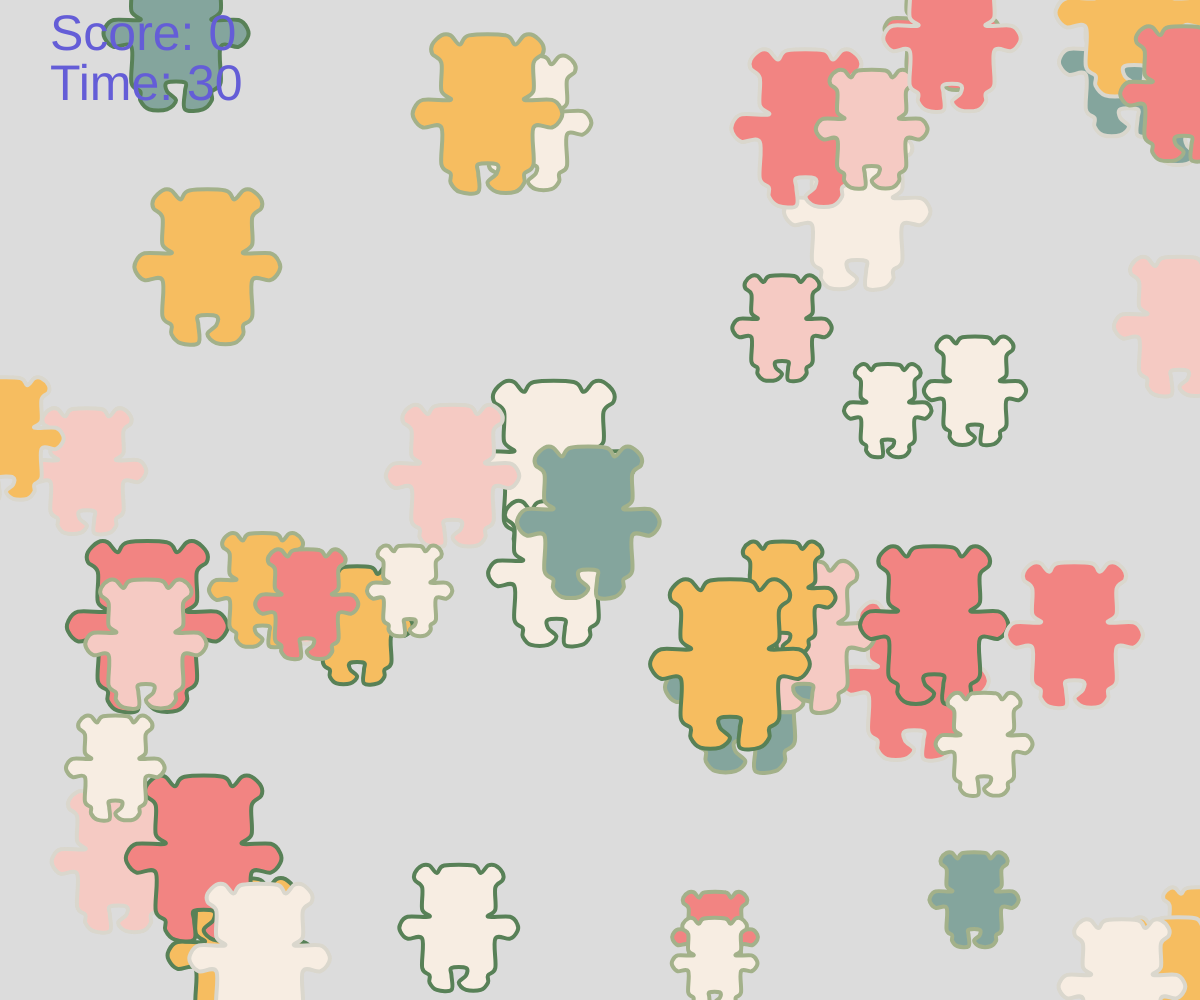
Frame 1 (no input)
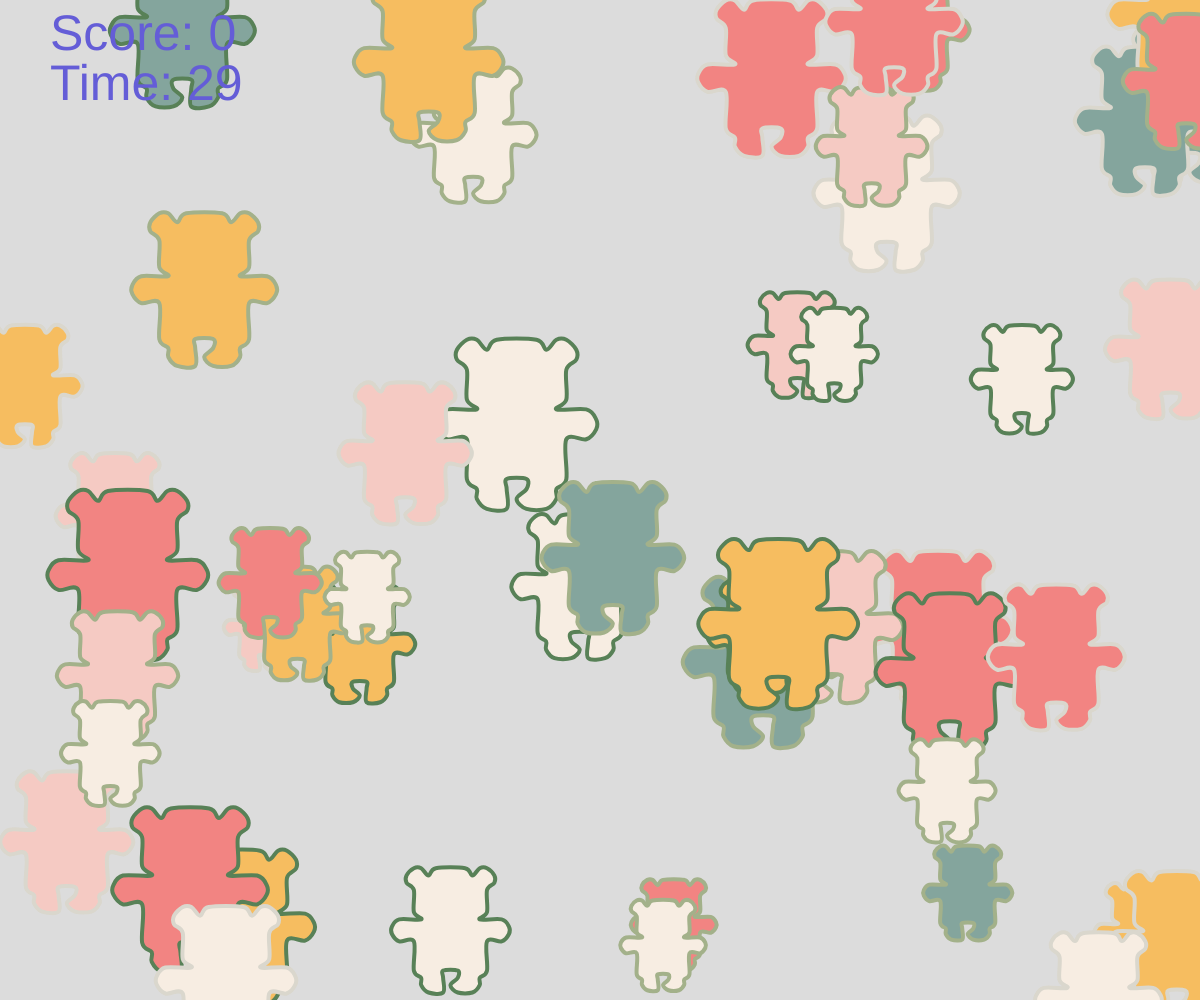
Frame 60 (no input)
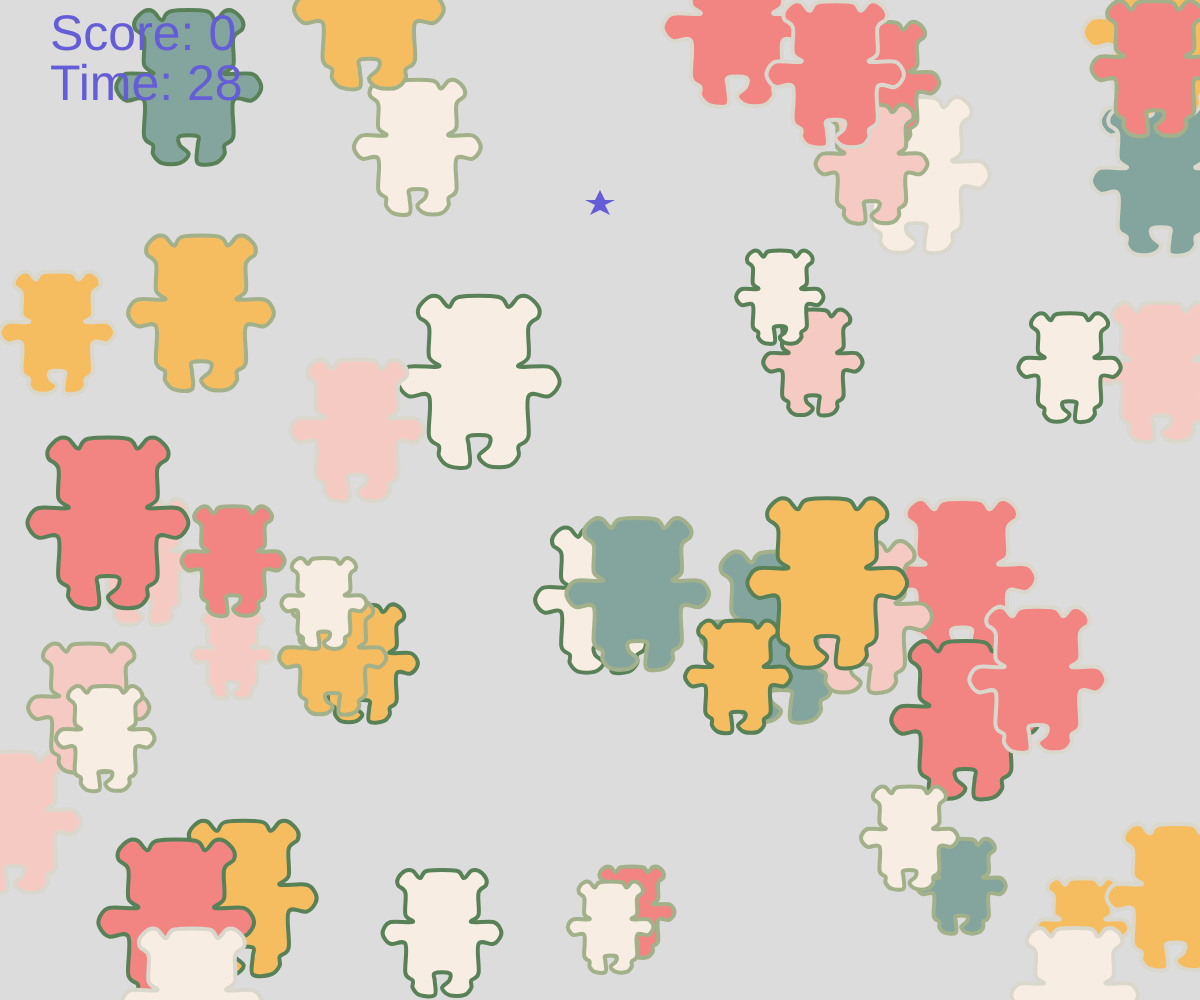
Frame 120 (the mouse pressed at the canvas centre since frame 60)

The p5.js sketch that drew these frames (run headless with seeded random() and noise() and a simulated clock; from frame 60 on, the mouse is pressed at the canvas centre):

// p5.js sketch
// ── sketch.js
let points = [[-2, 8], [2,8], [3,7],[4,8],[5,8],[6,7],[6,6],[5,5],[5,2],[4,1],[7,1],
[8,0],[8,-1],[7,-2],[5,-2],[5,-6], [4,-7], [4, -8],[3,-9],[1,-9],[0,-8],[1,-7], [1, -6],[-1,-6],
[-1,-7],[-1,-9],[-3,-9],[-4,-8],[-4,-7],[-5,-6],[-5,-2],[-7,-2],[-8,-1],[-8,0],[-7,1],[-4,1],[-5,2],[-5,5],[-6,6],
[-6,7],[-5,8],[-4,8],[-3,7],[-2,8], [2,8], [3,7],[4,8]]; //list資料
var fill_colors = "f6bd60-f7ede2-f5cac3-84a59d-f28482".split("-").map(a => "#" + a);
var line_colors = "dad7cd-a3b18a-588157".split("-").map(a => "#" + a);

// class Ball {
//   constructor() {
//     this.p = createVector(random(width), random(height)); // 随机初始位置
//     this.v = p5.Vector.random2D().mult(3); // 随机初始速度
//     this.r = 30;
//     this.fillColor = random(fill_colors);
//     this.lineColor = random(line_colors);
//   }

//   draw() {
//     push();
//     translate(this.position.x, this.position.y);
//     fill(this.fillColor);
//     stroke(this.lineColor);
//     strokeWeight(2);
//     ellipse(0, 0, this.radius * 2);
//     pop();
//   }

//   update() {
//     this.position.add(this.velocity);

//     if (this.position.x - this.radius < 0 || this.position.x + this.radius > width) {
//       this.velocity.x *= -1; // 如果球碰到左边或右边边缘，反转水平速度
//     }

//     if (this.position.y - this.radius < 0 || this.position.y + this.radius > height) {
//       this.velocity.y *= -1; // 如果球碰到上边或下边边缘，反转垂直速度
//     }
//   }

//   isHit(x, y) {
//     let d = dist(x, y, this.position.x, this.position.y);
//     return d < this.radius;
//   }
// }



//畫points所有點的物件定義
var ball
var balls = [];

let bullets = [];
let score = 0;
let gameDuration = 30; // 游戏持续时间（秒）
let startTime; // 游戏开始时间

function setup() {
  createCanvas(windowWidth, windowHeight);
  for(var i = 0 ; i < 50 ; i = i + 1){//設定迴圈，if i+1，i=0~9共繞回圈10次；if i+2，i=0,2,4,6,8
    ball = new obj({}) //產生一個obj class元件
    balls.push(ball)//把ball的物件放入（push）到balls陣列內
  }
  startTime = millis(); // 记录游戏开始时间
}

function draw() {
  background(220);

  // 游戏时间计算
  let currentTime = millis();
  let elapsedTime = (currentTime - startTime) / 1000; // 转换为秒
  let remainingTime = gameDuration - elapsedTime;
  
  if (remainingTime <= 0) {
    gameOver();
    return;
  }

  // 绘制和更新球
  for (let ball of balls) {
    ball.draw(); // 绘制球
    ball.update(); // 更新球的位置

    for (let bullet of bullets) {
      if (ball.isHit(bullet.p.x, bullet.p.y)) {
        balls.splice(balls.indexOf(ball), 1);
        bullets.splice(bullets.indexOf(bullet), 1);
        score = score + 2;
      }
    }
  }

  // 绘制和更新子弹
  for (let bullet of bullets) {
    bullet.draw(); // 绘制子弹
    bullet.update(); // 更新子弹的位置
  }

  // 绘制得分和剩余时间
  textSize(50);
  fill("#645DD7");
  text("Score: " + score, 50, 50);
  text("Time: " + ceil(remainingTime), 50, 100);
}

function mousePressed() {
  bullets.push(new Bullet());
}

function gameOver() {
  // 游戏结束逻辑
  noLoop(); // 停止绘制
  background(0); // 显示结束画面
  textSize(50);
  fill("#FFFFFF");
  textAlign(CENTER, CENTER);
  text("Game Over", width/2, height/2);
  text("Final Score: " + score, width/2, height/2 + 50);
}

// ── bullet.js
class Bullet {
    constructor() {
      this.p = createVector(mouseX, mouseY);
      this.v = createVector(0, -5); // 固定速度
      this.size = 5
      this.color = "#645DD7";
    }
  
    draw() {
        push()
            translate(this.p.x,this.p.y)
            fill(this.color);
            noStroke();
            //ellipse(this.p.x, this.p.y, this.r * 2);
            scale(1,-1)//把星星反過來 
            beginShape()//星星子彈
                vertex(0*this.size,3*this.size)
                vertex(1*this.size,1*this.size)
                vertex(3*this.size,1*this.size)
                vertex(1*this.size,0*this.size)
                vertex(2*this.size,-2*this.size)
                vertex(0*this.size,-1*this.size)
                vertex(-2*this.size,-2*this.size)
                vertex(-1*this.size,0*this.size)
                vertex(-3*this.size,1*this.size)
                vertex(-1*this.size,1*this.size)
                vertex(0*this.size,3*this.size)
            endShape()  
        pop()
    }
  
    update() {
      this.p.add(this.v);
    }
  }
// ── obj.js
class obj{ //宣告一個類別，一個物件/圖案就是一個類別，針對所畫的圖，設定的基本條件
    constructor(args){//預設值，物件的基本資料（ex.物件的顏色、移動的速度、物件的大小、物件初始顯示位置）
      //this.p = args.p||{x:random(0,width), y:random(0,height)}//描述該物件的初始位置，x軸為零到視窗寬度，y軸為零到視窗高度，零可忽略不寫，但可更換他的初始位置，ex.(100,width)
      this.p = args.p|| createVector(random(0,width),random(0,height))
      this.v = createVector( random(-1,1), random(-1,1))//物件移動的速度，x軸正負為左右，y軸正負為上下
      this.size = random(5,10)//亂數抽物件大小10倍到20倍
      this.color = random(fill_colors)
      this.stroke = random(line_colors)
    }
    draw(){//畫出單一個物件形狀
      push()//執行push()後，依照我的設定，設定原點在(0,0)位置
        translate(this.p.x, this.p.y) //該物件位置為原點，this.p在constructor中，x,y為指定這個p中的x與y，畫圖時要將圖畫到圖型的正中心
        scale(this.v.x<0?1:-1,-1)//if this.v.x<0?條件成立值為1，否則值為-1，大象鼻子向左邊就是1，右邊就是-1//否則要用:
        fill(this.color)
        stroke(this.stroke)
        strokeWeight(4)//線條粗細
        beginShape()
        for(var k = 0; k < points.length ; k = k + 1){//k要小於點的長度//下面加一上面就要減一
          //line(points[k][0]*this.size,points[k][1]*this.size,points[k+1][0]*this.size,points[k+1][1]*this.size)//0代表x軸＝第一個數字，1代表y軸//k+1為x,y點的下一個點
          //vertex(points[k][0]*this.size,points[k][1]*this.size)//vertex”只需設定一個點，當程式碼跑到endShape()，會把所有的點串接再一起
          curveVertex(points[k][0]*this.size,points[k][1]*this.size)//圓弧圖形，但上面的for回圈指令中points.length的-1則要去掉
        }
        endShape()
      pop()//執行pop()之後，原點(0,0)回到整個視窗的左上角
    }
    update(){//移動後設定位置資料值為何
      // this.p.x = this.p.x + this.v.x
      // this.p.y = this.p.y + this.v.y
      this.p.add(this.v)
      //let mouseV=createVector(mouseX,mouseY)//大象隨著滑鼠移動
      //let delta=mouseV.sub(this.p).limit(this.v.mag()*2)
      //this.p.add(delta)
    if (this.p.x<=0||this.p.x>=width)
    {
      this.v.x=-this.v.x
    }
    if (this.p.y<=0||this.p.y>=height)
    {
      this.v.y=-this.v.y
    }
    }
isHit(x,y){
let d =dist(x,y,this.p.x,this.p.y)
if (d<this.size*4){//4的由來:去看作標點最大的值，一此作為方框的高與寬
return true//代表距離有再範圍
}else{
return false//代表去離沒有在範圍
}
}
}
